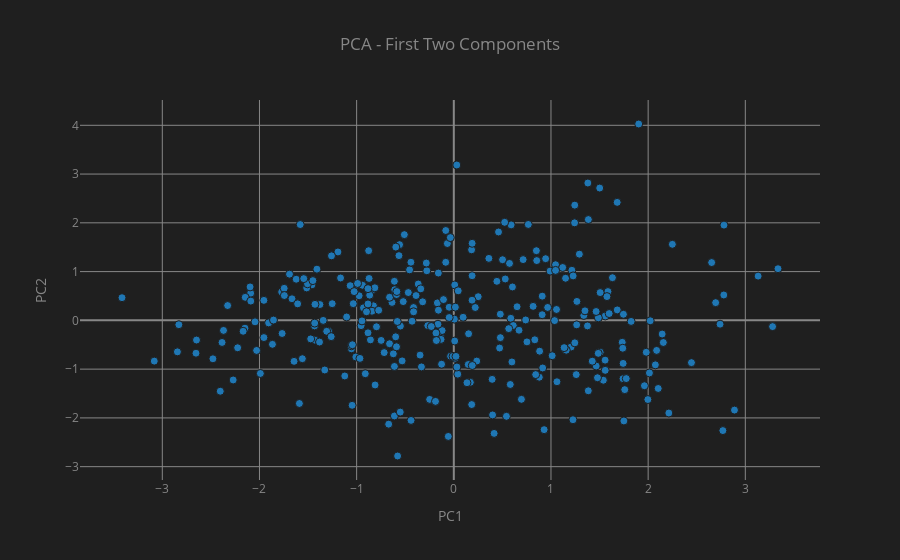

Notebook cell for this chart:
### Markdown cell above
#### **Step 4: Scatter Plot (First 2 PCs)**

For visualization in 2D:

### Code cell
fig = px.scatter(
    pca_df,
    x="PC1",
    y="PC2",
    title="PCA - First Two Components",
    color_discrete_sequence=[PRIMARY_COLOR]
)

# Styling
fig.update_layout(
    plot_bgcolor=BACKGROUND_COLOR,
    paper_bgcolor=BACKGROUND_COLOR,
    font=dict(color=GRID_TEXT_COLOR, size=12),
    title=dict(x=0.5, xanchor='center'),
)
fig.update_traces(marker=dict(size=8, line=dict(width=1, color=EDGE_COLOR)))
fig.update_xaxes(gridcolor=GRID_TEXT_COLOR, zerolinecolor=GRID_TEXT_COLOR)
fig.update_yaxes(gridcolor=GRID_TEXT_COLOR, zerolinecolor=GRID_TEXT_COLOR)

fig.show()

### Figure 1 — Plotly figure (JSON) as saved in the notebook; plotly's stock layout.template omitted (floating-point values rounded to 4 significant figures; data arrays with more than 128 entries replaced by an {"elided": "..."} marker saying what was removed)
{"data": [{"hovertemplate": "PC1=%{x}<br>PC2=%{y}<extra></extra>", "legendgroup": "", "marker": {"color": "#1f77b4", "line": {"color": "#1F1F1F", "width": 1}, "size": 8, "symbol": "circle"}, "mode": "markers", "name": "", "orientation": "v", "showlegend": false, "type": "scatter", "x": {"elided": "303 float values"}, "xaxis": "x", "y": {"elided": "303 float values"}, "yaxis": "y"}], "layout": {"font": {"color": "#878787", "size": 12}, "legend": {"tracegroupgap": 0}, "paper_bgcolor": "#1F1F1F", "plot_bgcolor": "#1F1F1F", "title": {"text": "PCA - First Two Components", "x": 0.5, "xanchor": "center"}, "xaxis": {"anchor": "y", "domain": [0, 1], "gridcolor": "#878787", "title": {"text": "PC1"}, "zerolinecolor": "#878787"}, "yaxis": {"anchor": "x", "domain": [0, 1], "gridcolor": "#878787", "title": {"text": "PC2"}, "zerolinecolor": "#878787"}}}
